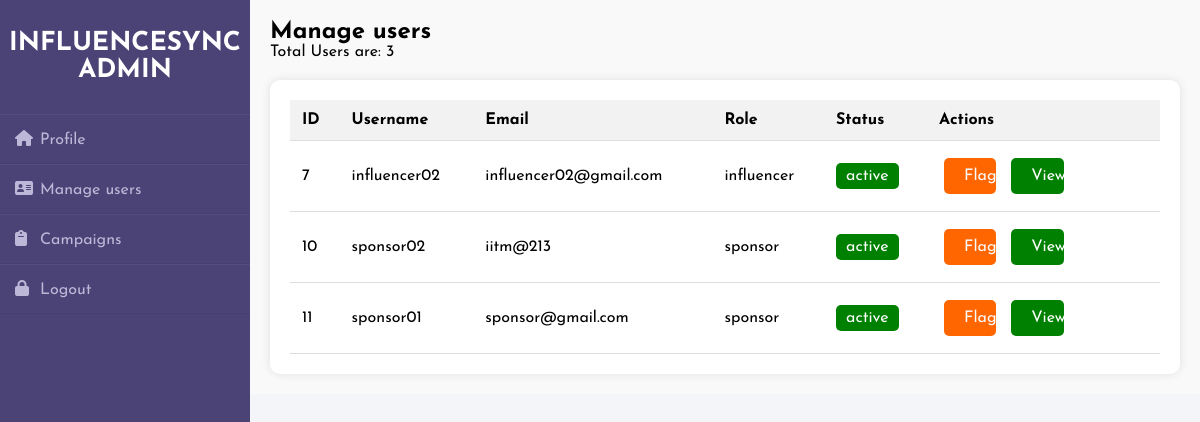
/admin_dashboard/manage_user, run on the app's committed database.
### app.py (models this page shows, shortened)
class InfluencerInformation(db.Model):
    user_id = db.Column(db.Integer, db.ForeignKey('users.user_id'), primary_key=True,)
    email = db.Column(db.String(50), unique = True, nullable = False)
    category = db.Column(db.String(50),nullable=False)
    niche = db.Column(db.String(50), nullable=False)
    reach = db.Column(db.String(50), nullable=False)

class Users(db.Model, UserMixin):
    user_id = db.Column(db.Integer, primary_key=True)
    username = db.Column(db.String(20), unique = True, nullable = False)
    password = db.Column(db.String(20), nullable = False)
    role = db.Column(db.String(20), nullable=False)
    status = db.Column(db.String(10), default='active', nullable=False)

class SponsorInformation(db.Model):
    user_id = db.Column(db.Integer, db.ForeignKey('users.user_id'), primary_key=True,)
    email = db.Column(db.String(50), unique = True, nullable = False)
    industry = db.Column(db.String(50),nullable=False)
    brand = db.Column(db.String(50), nullable=False)

### app.py (the view)
@app.route('/admin_dashboard/manage_user')
def admin_manage():
    all_user = Users.query.all()
    total=0
    user_list=[]
    for user in all_user:
        if user.role!='admin':
            total+=1
            if user.role=='sponsor':
                spon = SponsorInformation.query.filter_by(user_id=user.user_id).first()
                email = spon.email
                user_list.append((user,email))
            elif user.role=='influencer':
                influ = InfluencerInformation.query.filter_by(user_id=user.user_id).first()
                email = influ.email
                user_list.append((user,email))
    return render_template('manage_users.html',users_list=user_list,users=total)

### templates/manage_users.html (shortened to what this page needs)
<!DOCTYPE html>
<html lang="en">
<head>
    <link rel="stylesheet" href="/static/stylemanageuser.css">
</head>
<body>
    <div class="sidebar">
        <h1>InfluenceSync
              Admin</h1>
        <ul>
            <li><a href="{{url_for('admin_dashboard')}}"><i class="fas fa-home"></i>Profile</a></li>
            <li><a href="{{url_for('admin_manage')}}"><i class="fas fa-address-card"></i>Manage users</a></li>
            <li><a href="{{url_for('admin_campaign')}}"><i class="fas fa-clipboard"></i>Campaigns</a></li>
            <li><a href="/logout" class="logout"><i class="fas fa-lock"></i>Logout</a></li>
        </ul>
    </div>
    <div class="main-content">
            <header>
                <h2>Manage users</h2>
                <p>Total Users are: {{users}}</p>
            </header>
            <section class="user-table">
                <table>
                    <thead>
                        {% if users_list==[] %}
                        <tr><th>No any other user than admin!</th></tr>
                        {% else %}
                        <tr>
                            <th>ID</th>
                            <th>Username</th>
                            <th>Email</th>
                            <th>Role</th>
                            <th>Status</th>
                            <th>Actions</th>
                        </tr>
                        {% endif %}
                    </thead>
                    <tbody>
                        {% for user,email in users_list %}
                        <tr>
                            <td>{{user.user_id}}</td>
                            <td>{{user.username}}</td>
                            <td>{{email}}</td>
                            <td>{{user.role}}</td>
                            {% if user.status=='active' %}
                            <td><span class="status active">{{user.status}}</span></td>
                            {% else %}
                            <td><span class="status flagged">{{user.status}}</span></td>
                            {% endif %}
                            <td>
                                {% if user.status == 'flagged' %}
                                <a href="{{ url_for('unflag', id=user.user_id) }}" class="btn unflag-button">Unflag</a>
                                <a href="{{ url_for('flag_delete', id=user.user_id) }}" class="btn delete">Delete</a>
                                {% else %}
                                <a href="{{ url_for('flag', id=user.user_id) }}" class="btn flag">Flag</a>
                                {% endif %}
                                <a href="{{ url_for('user_detail', id=user.user_id) }}" class="btn view">View</a>
                            </td>
                        </tr>
                        {% endfor %}
                    </tbody>
                </table>
            </section>
    </div>
</body>
</html>

### static/stylemanageuser.css (style rules this page uses)
* { margin: 0; padding: 0; box-sizing: border-box; list-style: none; text-decoration: none; font-family: 'Josefin Sans', sans-serif; }
body { background-color: #f3f5f9; }
.sidebar { width: 250px; height: 100%; background: #4b4276; padding: 30px 0px; position: fixed; }
.sidebar h1 { color: #fff; text-transform: uppercase; text-align: center; margin-bottom: 30px; font-size: 26px; }
.sidebar ul li { padding: 15px; border-bottom: 1px solid #bdb8d7; border-bottom: 1px solid rgba(0,0,0,0.05); border-top: 1px solid rgba(255,255,255,0.05); }
.sidebar ul li a { color: #bdb8d7; display: block; }
.sidebar ul li a .fas { width: 25px; }
.main-content { flex-grow: 1; padding: 20px; background-color: #f9f9f9; margin-left: 250px; }
header { margin-bottom: 20px; }
.user-table { background-color: white; padding: 20px; border-radius: 10px; box-shadow: 0 0 10px rgba(0, 0, 0, 0.1); }
table { width: 100%; border-collapse: collapse; }
th, td { padding: 12px; text-align: left; border-bottom: 1px solid #ddd; }
th { background-color: #f2f2f2; }
.status { padding: 5px 10px; border-radius: 5px; color: white; }
.status.active { background-color: green; }
.btn { display: inline-block; padding: 10px 20px; margin: 5px; font-size: 16px; text-align: center; text-decoration: none; color: #fff; border-radius: 5px; cursor: pointer; width: 25%; box-sizing: border-box; }
.flag { background-color: rgb(255, 102, 0); color: rgb(251, 251, 251); }
.view { background-color: green; color: rgb(255, 255, 255); }

### data on the page
InfluencerInformation: user_id "7", username "influencer02", email "influencer02@gmail.com", role "influencer", status "active"
SponsorInformation: user_id "10", username "sponsor02", email "iitm@213", role "sponsor", status "active"
SponsorInformation: user_id "11", username "sponsor01", email "sponsor@gmail.com", role "sponsor", status "active"

### other printed values
{{ users }} "3"
